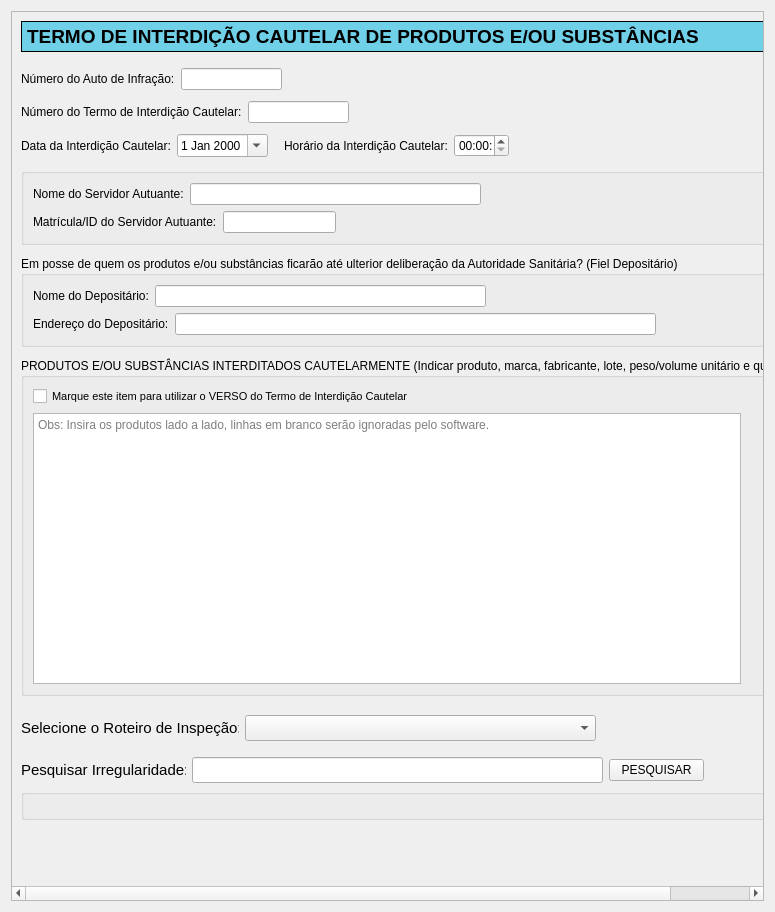
<?xml version="1.0" encoding="UTF-8"?>
<ui version="4.0">
 <class>TermoInterdicaoProduto</class>
 <widget class="QWidget" name="TermoInterdicaoProduto">
  <property name="geometry">
   <rect>
    <x>0</x>
    <y>0</y>
    <width>775</width>
    <height>912</height>
   </rect>
  </property>
  <property name="windowTitle">
   <string>Form</string>
  </property>
  <layout class="QVBoxLayout" name="verticalLayout_2">
   <item>
    <widget class="QScrollArea" name="scrollArea">
     <property name="widgetResizable">
      <bool>true</bool>
     </property>
     <widget class="QWidget" name="scrollAreaWidgetContents">
      <property name="geometry">
       <rect>
        <x>0</x>
        <y>0</y>
        <width>755</width>
        <height>892</height>
       </rect>
      </property>
      <layout class="QVBoxLayout" name="verticalLayout_5">
       <item>
        <widget class="QLabel" name="label">
         <property name="minimumSize">
          <size>
           <width>0</width>
           <height>31</height>
          </size>
         </property>
         <property name="styleSheet">
          <string notr="true">QLabel {
border: 1px solid black;
background-color: rgb(112,208,232);
font-weight: bold;
font-size: 14pt;
}</string>
         </property>
         <property name="text">
          <string>TERMO DE INTERDIÇÃO CAUTELAR DE PRODUTOS E/OU SUBSTÂNCIAS</string>
         </property>
        </widget>
       </item>
       <item>
        <spacer name="verticalSpacer_3">
         <property name="orientation">
          <enum>Qt::Vertical</enum>
         </property>
         <property name="sizeType">
          <enum>QSizePolicy::Fixed</enum>
         </property>
         <property name="sizeHint" stdset="0">
          <size>
           <width>20</width>
           <height>10</height>
          </size>
         </property>
        </spacer>
       </item>
       <item>
        <layout class="QHBoxLayout" name="horizontalLayout_4">
         <item>
          <widget class="QLabel" name="label_5">
           <property name="text">
            <string>Número do Auto de Infração:</string>
           </property>
          </widget>
         </item>
         <item>
          <widget class="QLineEdit" name="numAutoLineEdit">
           <property name="minimumSize">
            <size>
             <width>101</width>
             <height>0</height>
            </size>
           </property>
           <property name="maximumSize">
            <size>
             <width>101</width>
             <height>16777215</height>
            </size>
           </property>
          </widget>
         </item>
         <item>
          <spacer name="horizontalSpacer_4">
           <property name="orientation">
            <enum>Qt::Horizontal</enum>
           </property>
           <property name="sizeHint" stdset="0">
            <size>
             <width>40</width>
             <height>20</height>
            </size>
           </property>
          </spacer>
         </item>
        </layout>
       </item>
       <item>
        <spacer name="verticalSpacer_6">
         <property name="orientation">
          <enum>Qt::Vertical</enum>
         </property>
         <property name="sizeType">
          <enum>QSizePolicy::Fixed</enum>
         </property>
         <property name="sizeHint" stdset="0">
          <size>
           <width>20</width>
           <height>5</height>
          </size>
         </property>
        </spacer>
       </item>
       <item>
        <layout class="QHBoxLayout" name="horizontalLayout_8">
         <item>
          <widget class="QLabel" name="label_8">
           <property name="text">
            <string>Número do Termo de Interdição Cautelar:</string>
           </property>
          </widget>
         </item>
         <item>
          <widget class="QLineEdit" name="numTermoCautelarLineEdit">
           <property name="minimumSize">
            <size>
             <width>101</width>
             <height>0</height>
            </size>
           </property>
           <property name="maximumSize">
            <size>
             <width>101</width>
             <height>16777215</height>
            </size>
           </property>
          </widget>
         </item>
         <item>
          <spacer name="horizontalSpacer_8">
           <property name="orientation">
            <enum>Qt::Horizontal</enum>
           </property>
           <property name="sizeHint" stdset="0">
            <size>
             <width>40</width>
             <height>20</height>
            </size>
           </property>
          </spacer>
         </item>
        </layout>
       </item>
       <item>
        <spacer name="verticalSpacer_9">
         <property name="orientation">
          <enum>Qt::Vertical</enum>
         </property>
         <property name="sizeType">
          <enum>QSizePolicy::Fixed</enum>
         </property>
         <property name="sizeHint" stdset="0">
          <size>
           <width>20</width>
           <height>5</height>
          </size>
         </property>
        </spacer>
       </item>
       <item>
        <layout class="QHBoxLayout" name="horizontalLayout_3">
         <item>
          <widget class="QLabel" name="label_4">
           <property name="text">
            <string>Data da Interdição Cautelar:</string>
           </property>
          </widget>
         </item>
         <item>
          <widget class="QDateEdit" name="dataInterdicaoDateEdit">
           <property name="minimumSize">
            <size>
             <width>91</width>
             <height>0</height>
            </size>
           </property>
           <property name="maximumSize">
            <size>
             <width>91</width>
             <height>16777215</height>
            </size>
           </property>
           <property name="calendarPopup">
            <bool>true</bool>
           </property>
          </widget>
         </item>
         <item>
          <spacer name="horizontalSpacer_11">
           <property name="orientation">
            <enum>Qt::Horizontal</enum>
           </property>
           <property name="sizeType">
            <enum>QSizePolicy::Fixed</enum>
           </property>
           <property name="sizeHint" stdset="0">
            <size>
             <width>10</width>
             <height>20</height>
            </size>
           </property>
          </spacer>
         </item>
         <item>
          <widget class="QLabel" name="label_11">
           <property name="text">
            <string>Horário da Interdição Cautelar:</string>
           </property>
          </widget>
         </item>
         <item>
          <widget class="QTimeEdit" name="horarioInterdicaoDateEdit">
           <property name="minimumSize">
            <size>
             <width>55</width>
             <height>0</height>
            </size>
           </property>
           <property name="maximumSize">
            <size>
             <width>55</width>
             <height>16777215</height>
            </size>
           </property>
          </widget>
         </item>
         <item>
          <spacer name="horizontalSpacer_3">
           <property name="orientation">
            <enum>Qt::Horizontal</enum>
           </property>
           <property name="sizeHint" stdset="0">
            <size>
             <width>40</width>
             <height>20</height>
            </size>
           </property>
          </spacer>
         </item>
        </layout>
       </item>
       <item>
        <spacer name="verticalSpacer_5">
         <property name="orientation">
          <enum>Qt::Vertical</enum>
         </property>
         <property name="sizeType">
          <enum>QSizePolicy::Fixed</enum>
         </property>
         <property name="sizeHint" stdset="0">
          <size>
           <width>20</width>
           <height>5</height>
          </size>
         </property>
        </spacer>
       </item>
       <item>
        <widget class="QGroupBox" name="groupBox_3">
         <property name="title">
          <string/>
         </property>
         <layout class="QVBoxLayout" name="verticalLayout_4">
          <item>
           <layout class="QHBoxLayout" name="horizontalLayout_10">
            <item>
             <widget class="QLabel" name="label_9">
              <property name="text">
               <string>Nome do Servidor Autuante:</string>
              </property>
             </widget>
            </item>
            <item>
             <widget class="QLineEdit" name="nomeServidorLineEdit">
              <property name="minimumSize">
               <size>
                <width>291</width>
                <height>0</height>
               </size>
              </property>
              <property name="maximumSize">
               <size>
                <width>291</width>
                <height>16777215</height>
               </size>
              </property>
             </widget>
            </item>
            <item>
             <spacer name="horizontalSpacer_9">
              <property name="orientation">
               <enum>Qt::Horizontal</enum>
              </property>
              <property name="sizeHint" stdset="0">
               <size>
                <width>40</width>
                <height>20</height>
               </size>
              </property>
             </spacer>
            </item>
           </layout>
          </item>
          <item>
           <layout class="QHBoxLayout" name="horizontalLayout_9">
            <item>
             <widget class="QLabel" name="label_10">
              <property name="text">
               <string>Matrícula/ID do Servidor Autuante:</string>
              </property>
             </widget>
            </item>
            <item>
             <widget class="QLineEdit" name="idServidorLineEdit">
              <property name="minimumSize">
               <size>
                <width>113</width>
                <height>0</height>
               </size>
              </property>
              <property name="maximumSize">
               <size>
                <width>113</width>
                <height>16777215</height>
               </size>
              </property>
             </widget>
            </item>
            <item>
             <spacer name="horizontalSpacer_10">
              <property name="orientation">
               <enum>Qt::Horizontal</enum>
              </property>
              <property name="sizeHint" stdset="0">
               <size>
                <width>40</width>
                <height>20</height>
               </size>
              </property>
             </spacer>
            </item>
           </layout>
          </item>
         </layout>
        </widget>
       </item>
       <item>
        <spacer name="verticalSpacer_10">
         <property name="orientation">
          <enum>Qt::Vertical</enum>
         </property>
         <property name="sizeType">
          <enum>QSizePolicy::Fixed</enum>
         </property>
         <property name="sizeHint" stdset="0">
          <size>
           <width>20</width>
           <height>5</height>
          </size>
         </property>
        </spacer>
       </item>
       <item>
        <widget class="QGroupBox" name="groupBox">
         <property name="title">
          <string>Em posse de quem os produtos e/ou substâncias ficarão até ulterior deliberação da Autoridade Sanitária? (Fiel Depositário)</string>
         </property>
         <layout class="QVBoxLayout" name="verticalLayout">
          <item>
           <layout class="QHBoxLayout" name="horizontalLayout_5">
            <item>
             <widget class="QLabel" name="label_6">
              <property name="text">
               <string>Nome do Depositário:</string>
              </property>
             </widget>
            </item>
            <item>
             <widget class="QLineEdit" name="nomeDepositarioLineEdit">
              <property name="minimumSize">
               <size>
                <width>331</width>
                <height>0</height>
               </size>
              </property>
              <property name="maximumSize">
               <size>
                <width>331</width>
                <height>16777215</height>
               </size>
              </property>
             </widget>
            </item>
            <item>
             <spacer name="horizontalSpacer_5">
              <property name="orientation">
               <enum>Qt::Horizontal</enum>
              </property>
              <property name="sizeHint" stdset="0">
               <size>
                <width>40</width>
                <height>20</height>
               </size>
              </property>
             </spacer>
            </item>
           </layout>
          </item>
          <item>
           <layout class="QHBoxLayout" name="horizontalLayout_6">
            <item>
             <widget class="QLabel" name="label_7">
              <property name="text">
               <string>Endereço do Depositário:</string>
              </property>
             </widget>
            </item>
            <item>
             <widget class="QLineEdit" name="enderecoDepositarioLineEdit">
              <property name="minimumSize">
               <size>
                <width>481</width>
                <height>0</height>
               </size>
              </property>
              <property name="maximumSize">
               <size>
                <width>481</width>
                <height>16777215</height>
               </size>
              </property>
             </widget>
            </item>
            <item>
             <spacer name="horizontalSpacer_6">
              <property name="orientation">
               <enum>Qt::Horizontal</enum>
              </property>
              <property name="sizeHint" stdset="0">
               <size>
                <width>40</width>
                <height>20</height>
               </size>
              </property>
             </spacer>
            </item>
           </layout>
          </item>
         </layout>
        </widget>
       </item>
       <item>
        <spacer name="verticalSpacer_7">
         <property name="orientation">
          <enum>Qt::Vertical</enum>
         </property>
         <property name="sizeType">
          <enum>QSizePolicy::Fixed</enum>
         </property>
         <property name="sizeHint" stdset="0">
          <size>
           <width>20</width>
           <height>5</height>
          </size>
         </property>
        </spacer>
       </item>
       <item>
        <widget class="QGroupBox" name="groupBox_2">
         <property name="title">
          <string>PRODUTOS E/OU SUBSTÂNCIAS INTERDITADOS CAUTELARMENTE (Indicar produto, marca, fabricante, lote, peso/volume unitário e quantidade)</string>
         </property>
         <layout class="QVBoxLayout" name="verticalLayout_3">
          <item>
           <layout class="QHBoxLayout" name="horizontalLayout_7">
            <item>
             <widget class="QCheckBox" name="checkBoxUsarVerso">
              <property name="font">
               <font>
                <pointsize>8</pointsize>
                <weight>50</weight>
                <bold>false</bold>
               </font>
              </property>
              <property name="text">
               <string>Marque este item para utilizar o VERSO do Termo de Interdição Cautelar</string>
              </property>
             </widget>
            </item>
            <item>
             <spacer name="horizontalSpacer_7">
              <property name="orientation">
               <enum>Qt::Horizontal</enum>
              </property>
              <property name="sizeHint" stdset="0">
               <size>
                <width>40</width>
                <height>20</height>
               </size>
              </property>
             </spacer>
            </item>
           </layout>
          </item>
          <item>
           <layout class="QHBoxLayout" name="horizontalLayout_11">
            <item>
             <widget class="QPlainTextEdit" name="produtosInterditadosPlainTextEdit">
              <property name="minimumSize">
               <size>
                <width>708</width>
                <height>271</height>
               </size>
              </property>
              <property name="maximumSize">
               <size>
                <width>708</width>
                <height>271</height>
               </size>
              </property>
              <property name="placeholderText">
               <string>Obs: Insira os produtos lado a lado, linhas em branco serão ignoradas pelo software.</string>
              </property>
             </widget>
            </item>
            <item>
             <spacer name="horizontalSpacer_12">
              <property name="orientation">
               <enum>Qt::Horizontal</enum>
              </property>
              <property name="sizeHint" stdset="0">
               <size>
                <width>40</width>
                <height>20</height>
               </size>
              </property>
             </spacer>
            </item>
           </layout>
          </item>
         </layout>
        </widget>
       </item>
       <item>
        <spacer name="verticalSpacer_8">
         <property name="orientation">
          <enum>Qt::Vertical</enum>
         </property>
         <property name="sizeType">
          <enum>QSizePolicy::Fixed</enum>
         </property>
         <property name="sizeHint" stdset="0">
          <size>
           <width>20</width>
           <height>13</height>
          </size>
         </property>
        </spacer>
       </item>
       <item>
        <layout class="QHBoxLayout" name="horizontalLayout">
         <item>
          <widget class="QLabel" name="label_2">
           <property name="minimumSize">
            <size>
             <width>218</width>
             <height>21</height>
            </size>
           </property>
           <property name="maximumSize">
            <size>
             <width>218</width>
             <height>21</height>
            </size>
           </property>
           <property name="font">
            <font>
             <pointsize>11</pointsize>
            </font>
           </property>
           <property name="text">
            <string>Selecione o Roteiro de Inspeção:</string>
           </property>
          </widget>
         </item>
         <item>
          <widget class="QComboBox" name="comboBoxRoteiroInspecao">
           <property name="minimumSize">
            <size>
             <width>351</width>
             <height>0</height>
            </size>
           </property>
           <property name="maximumSize">
            <size>
             <width>351</width>
             <height>16777215</height>
            </size>
           </property>
           <property name="font">
            <font>
             <pointsize>11</pointsize>
            </font>
           </property>
          </widget>
         </item>
         <item>
          <spacer name="horizontalSpacer">
           <property name="orientation">
            <enum>Qt::Horizontal</enum>
           </property>
           <property name="sizeHint" stdset="0">
            <size>
             <width>40</width>
             <height>20</height>
            </size>
           </property>
          </spacer>
         </item>
        </layout>
       </item>
       <item>
        <spacer name="verticalSpacer_2">
         <property name="orientation">
          <enum>Qt::Vertical</enum>
         </property>
         <property name="sizeType">
          <enum>QSizePolicy::Fixed</enum>
         </property>
         <property name="sizeHint" stdset="0">
          <size>
           <width>20</width>
           <height>10</height>
          </size>
         </property>
        </spacer>
       </item>
       <item>
        <layout class="QHBoxLayout" name="horizontalLayout_2">
         <item>
          <widget class="QLabel" name="label_3">
           <property name="minimumSize">
            <size>
             <width>165</width>
             <height>18</height>
            </size>
           </property>
           <property name="maximumSize">
            <size>
             <width>165</width>
             <height>18</height>
            </size>
           </property>
           <property name="font">
            <font>
             <pointsize>11</pointsize>
            </font>
           </property>
           <property name="text">
            <string>Pesquisar Irregularidade:</string>
           </property>
          </widget>
         </item>
         <item>
          <widget class="QLineEdit" name="pesquisarIrregLineEdit">
           <property name="minimumSize">
            <size>
             <width>411</width>
             <height>0</height>
            </size>
           </property>
           <property name="maximumSize">
            <size>
             <width>411</width>
             <height>16777215</height>
            </size>
           </property>
           <property name="font">
            <font>
             <pointsize>11</pointsize>
            </font>
           </property>
          </widget>
         </item>
         <item>
          <widget class="QPushButton" name="pesquisarIrregPushButton">
           <property name="minimumSize">
            <size>
             <width>95</width>
             <height>0</height>
            </size>
           </property>
           <property name="text">
            <string>PESQUISAR</string>
           </property>
           <property name="icon">
            <iconset resource="resources.qrc">
             <normaloff>:/imagens/search.png</normaloff>:/imagens/search.png</iconset>
           </property>
           <property name="autoExclusive">
            <bool>false</bool>
           </property>
           <property name="autoDefault">
            <bool>false</bool>
           </property>
           <property name="default">
            <bool>false</bool>
           </property>
           <property name="flat">
            <bool>false</bool>
           </property>
          </widget>
         </item>
         <item>
          <spacer name="horizontalSpacer_2">
           <property name="orientation">
            <enum>Qt::Horizontal</enum>
           </property>
           <property name="sizeHint" stdset="0">
            <size>
             <width>40</width>
             <height>20</height>
            </size>
           </property>
          </spacer>
         </item>
        </layout>
       </item>
       <item>
        <widget class="QGroupBox" name="groupBoxIrreg">
         <property name="title">
          <string/>
         </property>
        </widget>
       </item>
       <item>
        <spacer name="verticalSpacer_4">
         <property name="orientation">
          <enum>Qt::Vertical</enum>
         </property>
         <property name="sizeType">
          <enum>QSizePolicy::Expanding</enum>
         </property>
         <property name="sizeHint" stdset="0">
          <size>
           <width>20</width>
           <height>5</height>
          </size>
         </property>
        </spacer>
       </item>
      </layout>
     </widget>
    </widget>
   </item>
  </layout>
 </widget>
 <resources>
  <include location="resources.qrc"/>
 </resources>
 <connections/>
</ui>
